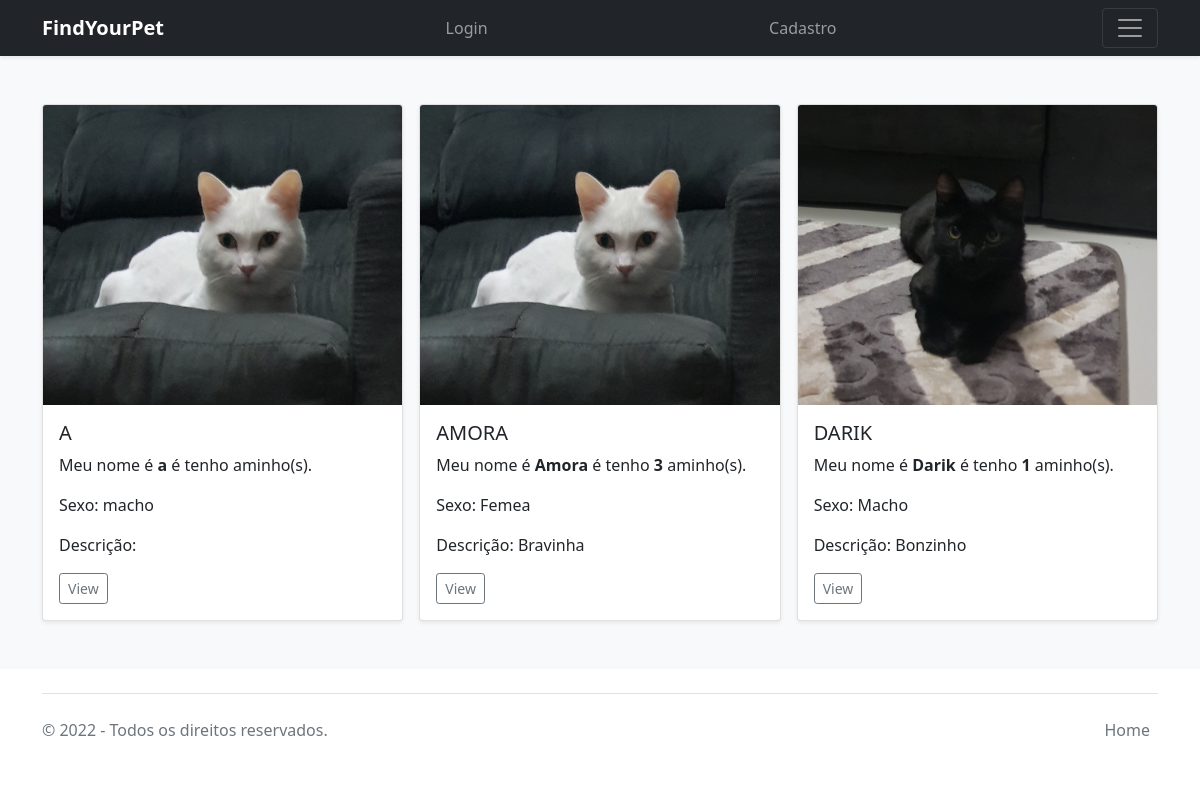
Screenshot of /gatos with the database file from the repository.
### tables this page shows
CREATE TABLE "animals" (
        "id" INTEGER PRIMARY KEY AUTOINCREMENT,
        "created" TIMESTAMP NOT NULL DEFAULT CURRENT_TIMESTAMP,
        "NomeCompleto" TEXT NOT NULL,
        "Foto" TEXT,
        "Especie" TEXT,
        "Sexo" TEXT,
        "Idade" TEXT,
        "Porte" TEXT,
        "Sobre" TEXT,
        "Cep" TEXT,
        "Rua" TEXT,
        "Numero" TEXT,
        "Complemento" TEXT,
        "Bairro" TEXT,
        "Cidade" TEXT,
        "Estado" TEXT
);

### app.py (the view)
@app.route('/gatos')
def list_cats():
    conn = get_db_connection()
    gatos = conn.execute('SELECT * FROM animals WHERE Especie IS "Gato"').fetchall()
    conn.close()
    return render_template('gatos.html', gatos=gatos)

### app.py (called while the page is built)
def get_db_connection():
    conn = sqlite3.connect('db/findyourpet.db')
    conn.row_factory = sqlite3.Row
    return conn

### templates/gatos.html
{% extends 'base.html' %}
{% block content %}
  <div class="album py-5 bg-light">
    <div class="container">
      <div class="row row-cols-1 row-cols-sm-2 row-cols-md-3 g-3">
        {% for gato in gatos %}
        <div class="col">
          <div class="card shadow-sm">
            <img src="{{ url_for('static', filename=gato['Foto']) }}" alt="" class="bd-placeholder-img card-img-top" width="300" height="300">
            <div class="card-body">
              <h5 class="card-title text-uppercase">{{ gato['NomeCompleto'] }}</h5>
              <p class="card-text">Meu nome é <span class="fw-bold">{{ gato['NomeCompleto'] }}</span> é tenho <span class="fw-bold">{{ gato['Idade'] }}</span> aminho(s).</p>
              <p class="card-text">Sexo: {{ gato['Sexo'] }}</p>
              <p class="card-text">Descrição: {{ gato['Sobre'] }}</p>
              <div class="d-flex justify-content-between align-items-center">
                <div class="btn-group">
                  <button type="button" class="btn btn-sm btn-outline-secondary">View</button>
                </div>
              </div>
            </div>
          </div>
        </div>
        {% endfor %}
      </div>
    </div>
  </div>
{% endblock %}

### templates/base.html (shortened to what this page needs)
<!doctype html>
<html lang="pt-br">
  <head>
    <link href="https://cdn.jsdelivr.net/npm/bootstrap@5.1.3/dist/css/bootstrap.min.css" rel="stylesheet">
  </head>
  <body>
<header>
  <div class="navbar navbar-dark bg-dark shadow-sm">
    <div class="container">
      <a href="/" class="navbar-brand d-flex align-items-center">
        <strong>FindYourPet</strong>
      </a>
      <div class="navbar-nav">
        <div class="nav-item text-nowrap">
          <a class="nav-link px-3" href="login">Login</a>
        </div>
      </div>
      <div class="navbar-nav">
        <div class="nav-item text-nowrap">
          <a class="nav-link px-3" href="registro">Cadastro</a>
        </div>
      </div>
      <button class="navbar-toggler" type="button" data-bs-toggle="collapse" data-bs-target="#navbarHeader" aria-controls="navbarHeader" aria-expanded="false" aria-label="Toggle navigation">
        <span class="navbar-toggler-icon"></span>
      </button>
    </div>
  </div>
</header>
<main>
    {% block content %} {% endblock %}
</main>
<div class="container">
  <footer class="d-flex flex-wrap justify-content-between align-items-center py-3 my-4 border-top">
    <p class="col-md-4 mb-0 text-muted">&copy; 2022 - Todos os direitos reservados.</p>
    <a href="/" class="col-md-4 d-flex align-items-center justify-content-center mb-3 mb-md-0 me-md-auto link-dark text-decoration-none">
      <svg class="bi me-2" width="40" height="32"><use xlink:href="#bootstrap"/></svg>
    </a>
    <ul class="nav col-md-4 justify-content-end">
      <li class="nav-item"><a href="/" class="nav-link px-2 text-muted">Home</a></li>
    </ul>
  </footer>
</div>
  </body>
</html>

### rows the page displays
animals: Foto (picture), NomeCompleto "A", NomeCompleto "a", Sexo "macho"
animals: Foto (picture), NomeCompleto "AMORA", NomeCompleto "Amora", Idade "3", Sexo "Femea", Sobre "Bravinha"
animals: Foto (picture), NomeCompleto "DARIK", NomeCompleto "Darik", Idade "1", Sexo "Macho", Sobre "Bonzinho"
